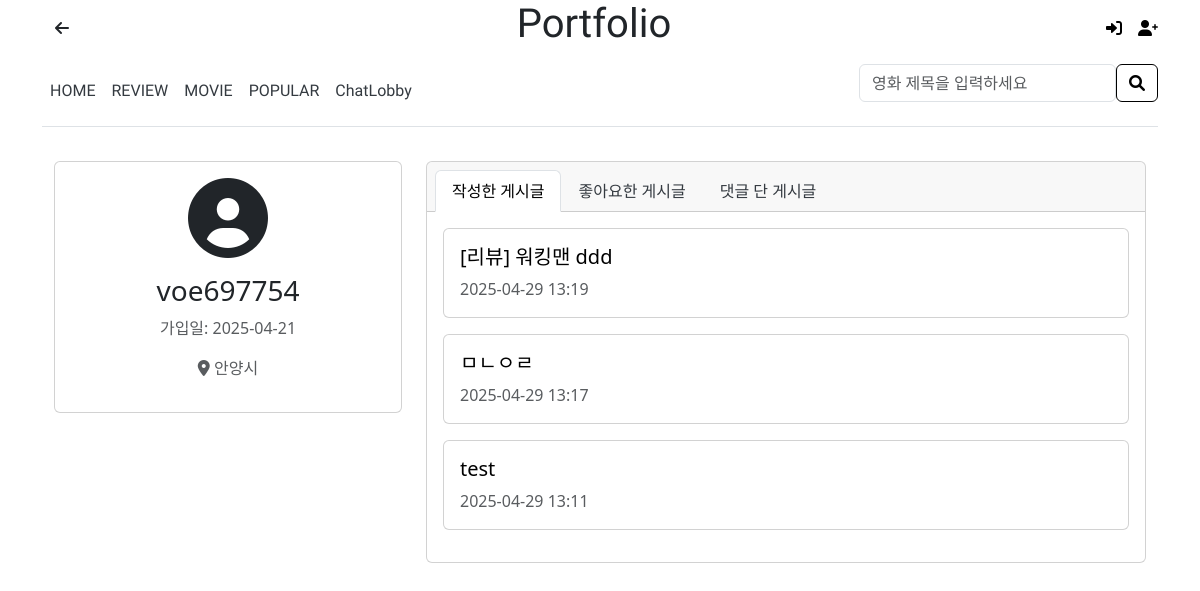
Page /user/voe697754/ on the earlier database version.
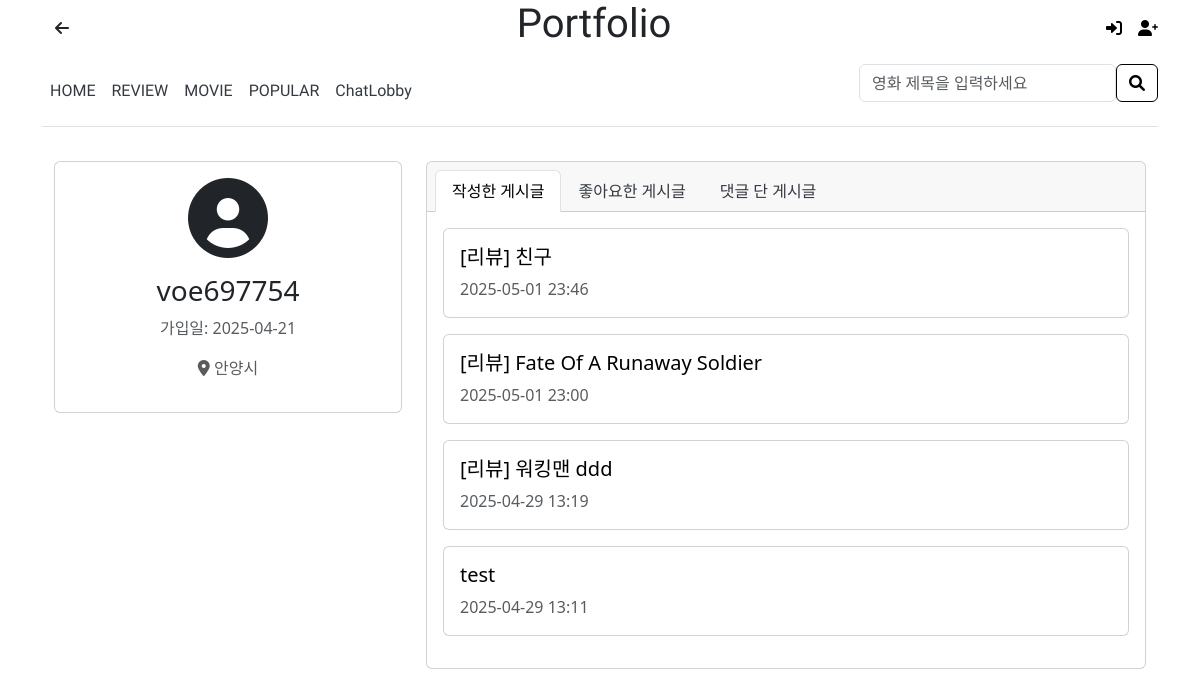
Same page on the later database version.
### main/models.py (models this page shows, shortened)
class Post(models.Model):
    GENRE_CHOICES = [
        ('액션', '액션'),
        ('코미디', '코미디'),
        ('드라마', '드라마'),
        ('SF', 'SF'),
        ('로맨스', '로맨스'),
        ('스릴러', '스릴러'),
        ('호러', '호러'),
        ('애니메이션', '애니메이션'),
        ('다큐멘터리', '다큐멘터리'),
        ('판타지', '판타지'),
    ]
    title = models.CharField(max_length=200)
    content = models.TextField()
    category = models.CharField(max_length=20, choices=GENRE_CHOICES, default='드라마')
    author = models.ForeignKey(User, on_delete=models.CASCADE)
    created_at = models.DateTimeField(auto_now_add=True)
    updated_at = models.DateTimeField(auto_now=True)
    date_posted = models.DateTimeField(default=timezone.now)
    image = models.ImageField(upload_to='post_images', null=True, blank=True)
    region = models.CharField(max_length=100, null=True, blank=True)
    likes = models.ManyToManyField(User, related_name='post_likes', blank=True)

### main/views.py (the view)
# urls.py: path('user/<str:username>/', views.user_profile, name='user_profile'),
def user_profile(request, username):
    user = get_object_or_404(User, username=username)
    user_profile = UserProfile.objects.get_or_create(user=user)[0]
    user_posts = Post.objects.filter(author=user).order_by('-date_posted')
    liked_posts = Post.objects.filter(likes=user).order_by('-date_posted')
    commented_posts = Post.objects.filter(comments__author=user).distinct().order_by('-date_posted')
    active_tab = request.GET.get('tab', 'posts')
    context = {
        'profile_user': user,
        'user_profile': user_profile,
        'user_posts': user_posts,
        'liked_posts': liked_posts,
        'commented_posts': commented_posts,
        'active_tab': active_tab
    }
    return render(request, 'main/user_profile.html', context)

### main/templates/main/user_profile.html (shortened to what this page needs)
{% extends 'main/base.html' %}
{% block content %}
<div class="container mt-4">
    <div class="row">
        <div class="col-md-4">
            <div class="card mb-4">
                <div class="card-body text-center">
                    <i class="fas fa-user-circle fa-5x mb-3"></i>
                    <h3>{{ profile_user.username }}</h3>
                    <p class="text-muted">가입일: {{ profile_user.date_joined|date:"Y-m-d" }}</p>
                    {% if user_profile.region %}
                    <p class="text-muted"><i class="fas fa-map-marker-alt"></i> {{ user_profile.region }}</p>
                    {% endif %}
                </div>
            </div>
        </div>
        <div class="col-md-8">
            <div class="card">
                <div class="card-header">
                    <ul class="nav nav-tabs card-header-tabs">
                        <li class="nav-item">
                            <a class="nav-link {% if active_tab == 'posts' %}active{% endif %}"
                               href="?tab=posts">작성한 게시글</a>
                        </li>
                        <li class="nav-item">
                            <a class="nav-link {% if active_tab == 'likes' %}active{% endif %}"
                               href="?tab=likes">좋아요한 게시글</a>
                        </li>
                        <li class="nav-item">
                            <a class="nav-link {% if active_tab == 'comments' %}active{% endif %}"
                               href="?tab=comments">댓글 단 게시글</a>
                        </li>
                    </ul>
                </div>
                <div class="card-body">
                    {% if active_tab == 'posts' %}
                        {% if user_posts %}
                            {% for post in user_posts %}
                            <div class="card mb-3">
                                <div class="card-body">
                                    <h5 class="card-title">
                                        <a href="{% url 'post_detail' post.pk %}" class="text-decoration-none">
                                            {{ post.title }}
                                        </a>
                                    </h5>
                                    <p class="card-text text-muted">
                                        {{ post.date_posted|date:"Y-m-d H:i" }}
                                    </p>
                                </div>
                            </div>
                            {% endfor %}
                        {% else %}
                            <p class="text-muted">작성한 게시글이 없습니다.</p>
                        {% endif %}
                    {% endif %}
                </div>
            </div>
        </div>
    </div>
</div>
{% endblock %}

Differences in the rows shown:
removed Post: title "ㅁㄴㅇㄹ", date_posted "2025-04-29 13:17"
added Post: title "[리뷰] 친구", date_posted "2025-05-01 23:46"
added Post: title "[리뷰] Fate Of A Runaway Soldier", date_posted "2025-05-01 23:00"
